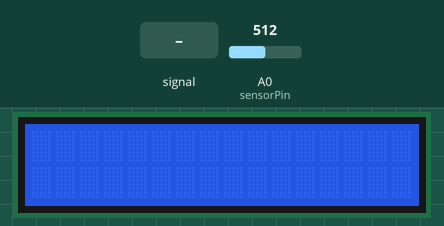
Simulated run of this sketch. Board: Arduino Uno, built with avr-gcc and run on an emulated ATmega328P. Parts: 16×2 character LCD. The inputs (shaded band) are chosen by the test bench; at power-on: A0 (sensorPin) = 512. What the sketch prints to the serial monitor is not drawn.

Above: at 1.3 s.
1.4 s: A0 (sensorPin) fed a 2 Hz sine of ±306 counts around its level
At 2.9 s:
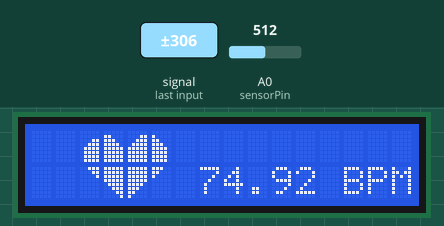
4.4 s: A0 (sensorPin) set to 716
At 5.3 s:
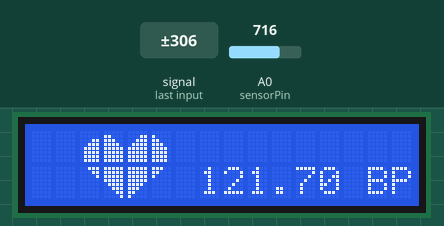
6.0 s: A0 (sensorPin) set to 734
At 7.3 s:
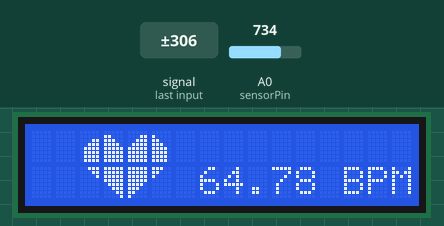
7.6 s: A0 (sensorPin) set to 900
At 8.7 s:
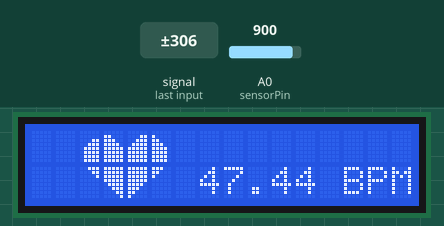
Timing chart, 0 to 10.2 s (numbered marks = the images above; inputs shaded):
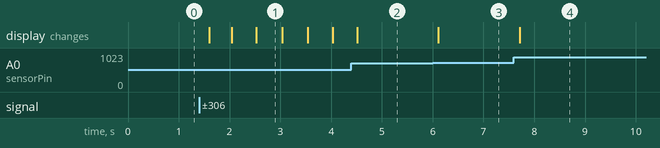

The sketch:

Oximeter.ino
```cpp
#include <SoftwareSerial.h>
SoftwareSerial espSerial(2,3);

#include <LiquidCrystal_I2C.h>
LiquidCrystal_I2C lcd(0x27, 16 ,2);


//To get a smoother output, take an average of say 4 last readings from the sensor
//Define a constant stating how many readings are needed
#define samp_siz 4 //readings to be read
/*Taking a look at the graph generated on the serial plotter, the values on the y-axis keep on changing thus it is wise to take 5 consecutive
 * rising values to denote that you are at a bottom heading up. Note the time and print the corresponding BPM
*/
//rise_threshold is the number of consecutive rise that denote the value is heading up and we should note the time and print the BPM
#define rise_threshold 4

float reads[samp_siz], sum;//reads is an array holding the number of readings
long int now, x;//help us to change the index of the reads array
float last, reader, start;//last denotes the last reading, reader is the sensor value read and start is the initial value
float first, second, third, before, print_value;//denotes 1st, 2nd, 3rd readings and before readings
bool rising;//boolean indicating whether the values i.e BPM is rising
int rise_count;//no. of consecutive rising values to help us establish the point of BPM
int n;//helps us iterate through the do..while loop
long int last_beat;

//have a push button that will be pressed to start reading the value

// Pulse Monitor Test Script
int sensorPin = 0;


byte customChar1[8] = {0b00000,0b00000,0b00011,0b00111,0b01111,0b01111,0b01111,0b01111};
byte customChar2[8] = {0b00000,0b11000,0b11100,0b11110,0b11111,0b11111,0b11111,0b11111};
byte customChar3[8] = {0b00000,0b00011,0b00111,0b01111,0b11111,0b11111,0b11111,0b11111};
byte customChar4[8] = {0b00000,0b10000,0b11000,0b11100,0b11110,0b11110,0b11110,0b11110};
byte customChar5[8] = {0b00111,0b00011,0b00001,0b00000,0b00000,0b00000,0b00000,0b00000};
byte customChar6[8] = {0b11111,0b11111,0b11111,0b11111,0b01111,0b00111,0b00011,0b00001};
byte customChar7[8] = {0b11111,0b11111,0b11111,0b11111,0b11110,0b11100,0b11000,0b10000};
byte customChar8[8] = {0b11100,0b11000,0b10000,0b00000,0b00000,0b00000,0b00000,0b00000};


void setup() {
    Serial.begin(9600);
    lcd.init();
    lcd.backlight();
    lcd.createChar(1, customChar1);
    lcd.createChar(2, customChar2);
    lcd.createChar(3, customChar3);
    lcd.createChar(4, customChar4);
    lcd.createChar(5, customChar5);
    lcd.createChar(6, customChar6);
    lcd.createChar(7, customChar7);
    lcd.createChar(8, customChar8);

}

void loop ()
{
    lcd.setCursor(0,0);
    lcd.print("Place The Finger");
    lcd.setCursor(1,0);
    lcd.print("And Press button");
    lcd.clear();
          for (int i = 0; i < samp_siz; i++)
            reads[i] = 0;
          sum = 0;
          x = 0;

          while(1)
          {
            // calculate an average of the sensor
            // during a 20 ms period (this will eliminate
            // the 50 Hz noise caused by electric light in the room
            n = 0;
            start = millis();
            reader = 0.;
            //Remember the syntax of the do..while loop
            //So, long as now is less than the start time + 20 it will continue reading the value from the sensor
            do
            {
              reader += analogRead (sensorPin);
              n++;
              now = millis();
            }
            while (now < start + 20);
            reader /= n;  // we got an average

            // Add the newest measurement to an array
            // and subtract the oldest measurement from the array
            // to maintain a sum of last measurements
            sum -= reads[x];
            sum += reader;
            reads[x] = reader;
            last = sum / samp_siz;
            // now last holds the average of the values in the array

            // check for a rising curve (= a heart beat)
            if (last > before)
            {
              rise_count++;
              if (!rising && rise_count > rise_threshold)
              {
                // Ok, we have detected a rising curve, which implies a heartbeat.
                // Record the time since last beat, keep track of the two previous
                // times (first, second, third) to get a weighed average.
                // The rising flag prevents us from detecting the same rise more than once.
                rising = true;
                first = millis() - last_beat;
                last_beat = millis();

                // Calculate the weighed average of heartbeat rate
                // according to the three last beats
                print_value = 60000. / (0.4 * first + 0.3 * second + 0.3 * third);

                lcd.setCursor(0, 0);
                lcd.setCursor(2, 0);
                lcd.write(byte(1));
                lcd.setCursor(3, 0);
                lcd.write(byte(2));
                lcd.setCursor(4, 0);
                lcd.write(byte(3));
                lcd.setCursor(5, 0);
                lcd.write(byte(4));

                lcd.setCursor(2, 1);
                lcd.write(byte(5));
                lcd.setCursor(3, 1);
                lcd.write(byte(6));
                lcd.setCursor(4, 1);
                lcd.write(byte(7));
                lcd.setCursor(5, 1);
                lcd.write(byte(8));
                lcd.setCursor(7, 1);
                lcd.print(print_value);
                lcd.print(" BPM");

                Serial.print(print_value);
                Serial.print('\n');


                third = second;
                second = first;

              }
            }
            else
            {
              // Ok, the curve is falling
              rising = false;
              rise_count = 0;
            }
            before = last;


            x++;
            x %= samp_siz;
            //delay(1000);

          }
          delay(1000);


}
```

Measured:
- the behaviour switches between 716 and 717 on A0 (sensorPin) (found by bisection; images 2 and 3)
- after the input at 1.4 s, the display: first changes after 0.20 s (image 1 shows a later state)
- after the input at 6.0 s, the display: changes after 0.11 s (image 3)
- after the input at 7.6 s, the display: changes after 0.11 s (image 4)
- what the display in image 1 shows lasts 0.5 s, from 2.5 s to 3.0 s
